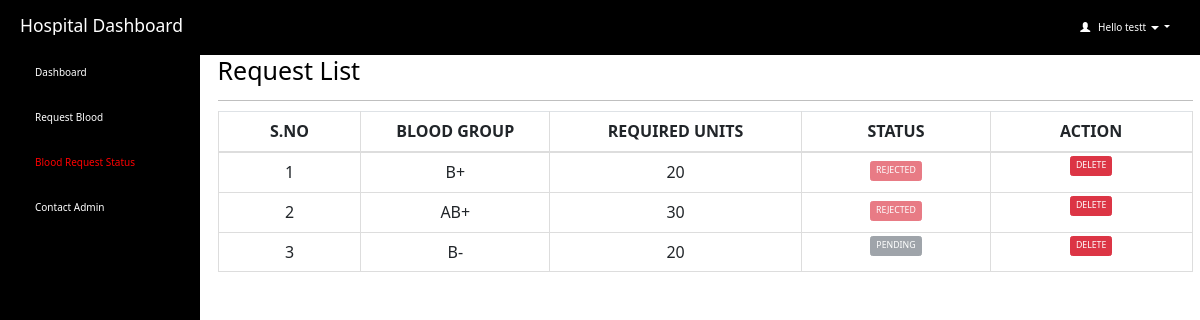
Page /hospitals/request_status.php (signed in) on the earlier database version.
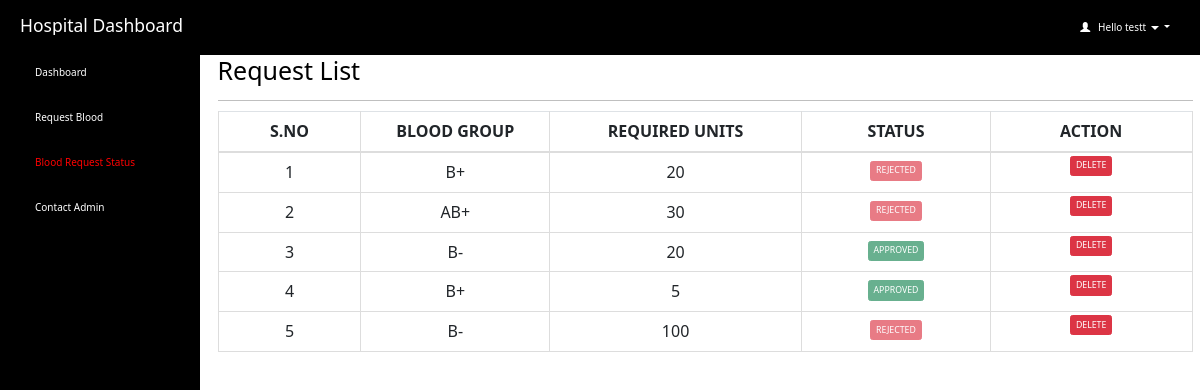
Same page on the later database version.
### tables this page shows
CREATE TABLE `blood_requests` (
  `id` int(100) NOT NULL,
  `blood_group` varchar(10) NOT NULL,
  `units` int(100) NOT NULL,
  `hospital` varchar(100) NOT NULL,
  `priority` int(2) NOT NULL,
  `request_status` varchar(50) NOT NULL DEFAULT 'pending'
);

### hospitals/request_status.php (the view, shortened to what this page needs)
<html>
<head>
  <link rel="stylesheet" href="https://maxcdn.bootstrapcdn.com/bootstrap/3.4.1/css/bootstrap.min.css">
</head>
<?php
  if (isset($_SESSION['loggedin']) && $_SESSION['loggedin'] == true) {
  ?>
<body style="color:black">
<div id="header">
<?php include 'header.php';
?>
</div>
<div id="sidebar">
<?php $active="request_status"; include 'sidebar.php'; ?>
</div>
<div id="content" >
  <div class="content-wrapper">
    <div class="container-fluid">
      <div class="row">
        <div class="col-md-12 lg-12 sm-12">
          <h1 class="page-title">Request List</h1>
        </div>
      </div>
      <hr>
      <?php
        include 'connection.php';
        $username=$_SESSION['username'];
        $sql1="select * from hospitals where user_name='$username'";
        $result1=mysqli_query($connection,$sql1) or die("query failed.");
        $row1=mysqli_fetch_assoc($result1);
        $name = $row1['name'];
        $count=1;
        $sql= "select * from blood_requests where hospital='$name'";
        $result=mysqli_query($connection,$sql);
        if(mysqli_num_rows($result)>0)   {
       ?>
       <div class="table-responsive">
      <table class="table table-bordered" style="text-align:center">
          <thead style="text-align:center">
          <th style="text-align:center;width:10px;">S.NO</th>
          <th style="text-align:center;width:10px;">BLOOD GROUP</th>
          <th style="text-align:center;width:10px;">REQUIRED UNITS</th>
          <th style="text-align:center;width:5px;">STATUS</th>
          <th style="text-align:center;width:5px;">ACTION</th>
          </thead>
          <tbody>
            <?php
            while($row = mysqli_fetch_assoc($result)) { ?>
          <tr>
              <td><?php echo $count++; ?></td>
              <td><?php echo $row['blood_group']; ?></td>
              <td><?php echo $row['units']; ?></td>
              <?php if ($row['request_status'] == 'pending') { ?>
              <td id="he" style="width:5px">
              <button type="button" class="btn btn-primary btn-sm btn-secondary" disabled>PENDING</button>
              </td>
              <?php } elseif ($row['request_status'] == 'approved') { ?>
              <td id="btn-text">
                <button type="button" class="btn btn-primary btn-sm btn-success" disabled>APPROVED</button>
              </td>
              <?php } elseif ($row['request_status'] == 'rejected') { ?>
              <td id="btn-text">
              <button type="button" class="btn btn-primary btn-sm btn-danger" disabled>REJECTED</button>
              </td>
              <?php } ?>
              <td id="he" style="width:5px">
                    <button type="button" class="btn btn-primary btn-sm btn-danger" onclick="window.location.href = 'delete_request.php?id=<?php echo $row['id']; ?>';" >DELETE</button>
               </td>
            </tr>
            <?php } ?>
          </tbody>
      </table>
    </div>
    <?php } ?>
  </div>
  </div>
</div>
   <?php }
    ?>
</body>
</html>

Differences in the rows shown:
changed blood_requests (number 3 of 5 on the later page): request_status "PENDING" → "APPROVED"
added blood_requests: blood_group "B+", units "5", request_status "APPROVED"
added blood_requests: blood_group "B-", units "100", request_status "REJECTED"
